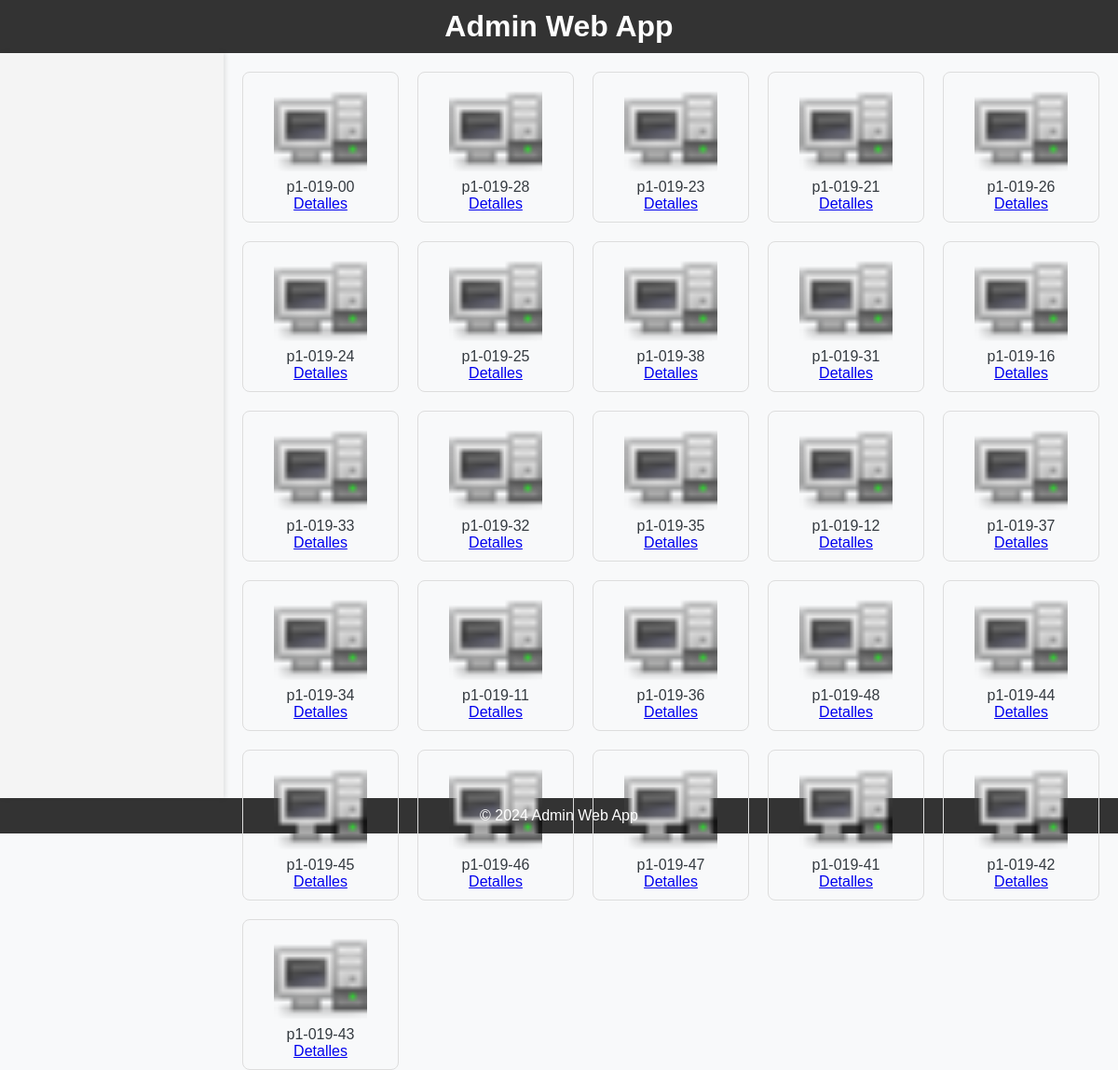
The app's page /testing_page/ (signed in), older data.
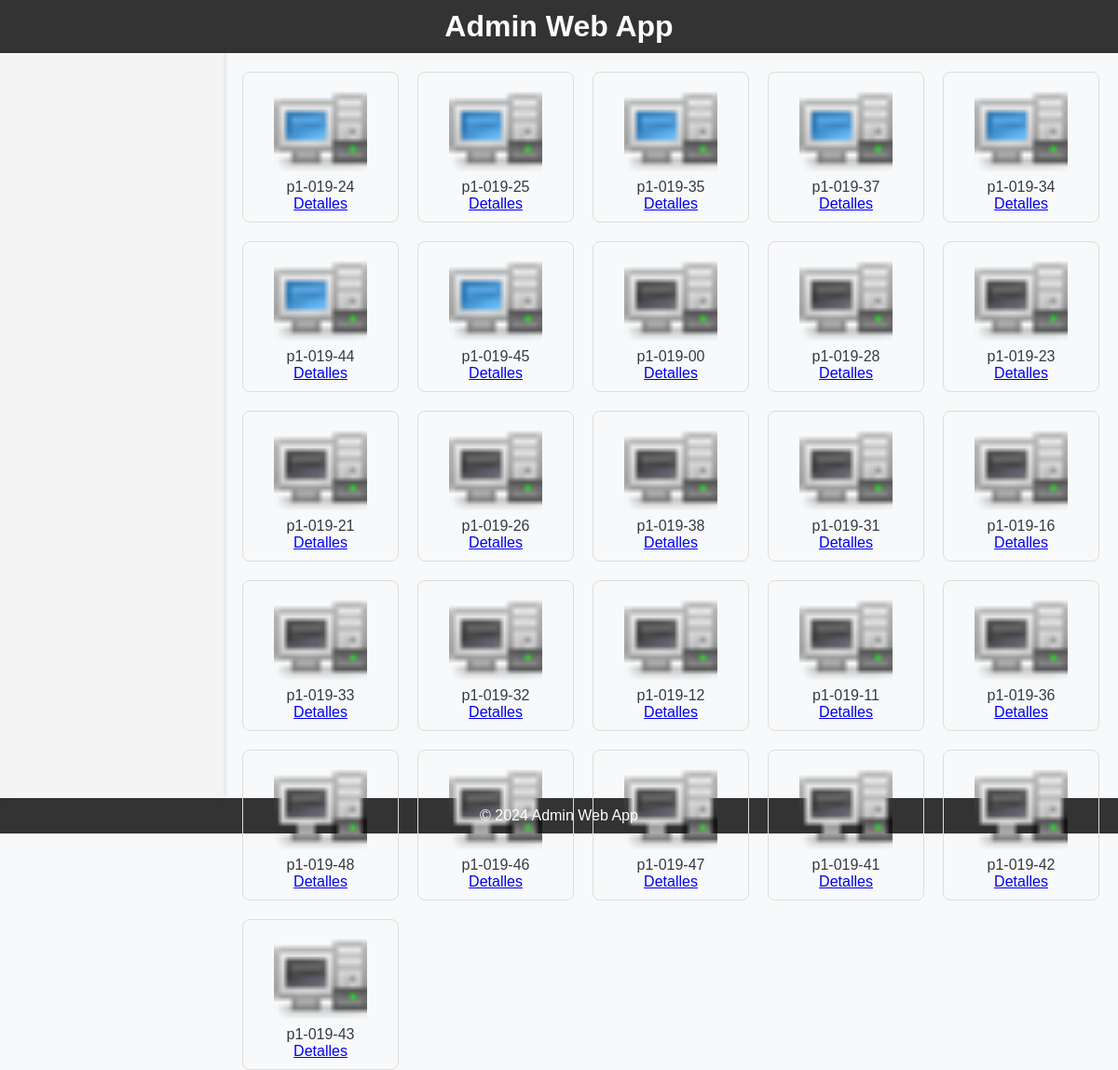
The same page, newer data.
### admin_web_app/models.py (models this page shows, shortened)
class Computer(models.Model):
    name = models.CharField(max_length=100)
    state = models.CharField(max_length=100)
    icon =  models.ImageField(upload_to='img/', blank=True, null=True)  # Imagen del estado
    mac = models.CharField(max_length=17, blank=True, null=True)  # Dirección MAC
    ip = models.GenericIPAddressField(protocol='both', unpack_ipv4=False, blank=True, null=True)  # Dirección IP

### admin_web_app/views.py (the view)
# urls.py: path('testing_page/', views.testing_page, name='testing_page'),
@login_required
@user_passes_test(is_admin)
def testing_page(request):
    computers = Computer.objects.all()
    timestamp = datetime.now().timestamp()
    context = {
        'computers': computers,
        'timestamp': timestamp,
    }
    return render(request, 'testing_page.html', context)

### admin_web_app/views.py (called while the page is built)
def is_admin(user):
    return user.is_superuser

### admin_web_app/templates/testing_page.html (shortened to what this page needs)
<!DOCTYPE html>
<html lang="en">
<head>
    {% load static %}
    <link rel="stylesheet" href="{% static 'css/styles.css' %}">
</head>
<body>
    <header>
        <h1>Admin Web App</h1>
    </header>
    <div class="container">
        <aside class="sidebar">
        </aside>
        <main class="main-content">
          <div class="computers-grid">
            {% for computer in computers %}
                <div class="computer-icon">
                  <img src="{% static 'img/' %}{{ computer.icon }}" alt="{{ computer.name }}">
                    <p>{{ computer.name }}</p>
                    <a href="{% url 'computer_detail' computer.pk %}">Detalles</a>
                </div>
            {% endfor %}
        </div>
        </main>
    </div>
    <footer>
        <p>© 2024 Admin Web App</p>
    </footer>
</body>
</html>

### admin_web_app/static/css/styles.css (style rules this page uses)
body, h1, h2, h3, h4, h5, h6, p { margin: 0; padding: 0; font-family: 'Arial', sans-serif; }
body { background-color: #f8f9fa; color: #343a40; }
body { font-family: Arial, sans-serif; }
header, footer { background-color: #333; color: white; text-align: center; padding: 10px 0; }
.container { display: flex; height: 100vh; }
.sidebar { width: 200px; background-color: #f4f4f4; padding: 20px; box-shadow: 2px 0 5px rgba(0,0,0,0.1); }
.main-content { flex: 1; padding: 20px; }
.computers-grid { display: grid; grid-template-columns: repeat(auto-fill, minmax(150px, 1fr)); gap: 20px; }
.computer-icon { text-align: center; border: 1px solid #ddd; padding: 10px; border-radius: 8px; transition: transform 0.2s; }
.computer-icon img { width: 100px; height: 100px; object-fit: cover; }

Row changes from the older to the newer data that the page shows:
removed Computer: icon (picture), name "p1-019-24"
removed Computer: icon (picture), name "p1-019-25"
removed Computer: icon (picture), name "p1-019-35"
removed Computer: icon (picture), name "p1-019-37"
removed Computer: icon (picture), name "p1-019-34"
removed Computer: icon (picture), name "p1-019-44"
removed Computer: icon (picture), name "p1-019-45"
added Computer: icon (picture), name "p1-019-24"
added Computer: icon (picture), name "p1-019-25"
added Computer: icon (picture), name "p1-019-35"
added Computer: icon (picture), name "p1-019-37"
added Computer: icon (picture), name "p1-019-34"
added Computer: icon (picture), name "p1-019-44"
added Computer: icon (picture), name "p1-019-45"
